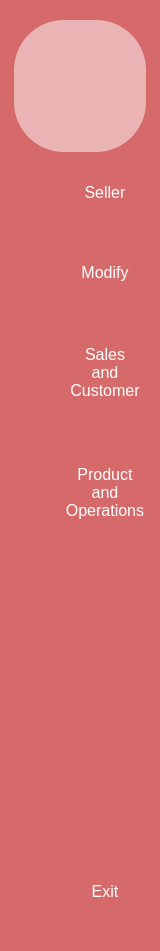
   <widget class="QWidget" name="wdgtLongSideBar" native="true">
    <property name="geometry">
     <rect>
      <x>0</x>
      <y>0</y>
      <width>150</width>
      <height>951</height>
     </rect>
    </property>
    <property name="maximumSize">
     <size>
      <width>150</width>
      <height>16777215</height>
     </size>
    </property>
    <property name="styleSheet">
     <string notr="true">background-color: #D66A6A;


</string>
    </property>
    <layout class="QVBoxLayout" name="verticalLayout_3">
     <property name="spacing">
      <number>0</number>
     </property>
     <property name="leftMargin">
      <number>0</number>
     </property>
     <property name="topMargin">
      <number>0</number>
     </property>
     <property name="rightMargin">
      <number>0</number>
     </property>
     <property name="bottomMargin">
      <number>0</number>
     </property>
     <item>
      <spacer name="horizontalSpacer_3">
       <property name="orientation">
        <enum>Qt::Horizontal</enum>
       </property>
       <property name="sizeHint" stdset="0">
        <size>
         <width>40</width>
         <height>20</height>
        </size>
       </property>
      </spacer>
     </item>
     <item>
      <layout class="QHBoxLayout" name="horizontalLayout_9">
       <property name="spacing">
        <number>0</number>
       </property>
       <item>
        <widget class="QLabel" name="label_logo">
         <property name="minimumSize">
          <size>
           <width>132</width>
           <height>132</height>
          </size>
         </property>
         <property name="maximumSize">
          <size>
           <width>132</width>
           <height>132</height>
          </size>
         </property>
         <property name="styleSheet">
          <string notr="true">background-color: rgba(255, 255, 255, 0.5); border-radius: 50px;</string>
         </property>
         <property name="text">
          <string/>
         </property>
         <property name="pixmap">
          <pixmap>picture/logo.png</pixmap>
         </property>
         <property name="scaledContents">
          <bool>true</bool>
         </property>
         <property name="alignment">
          <set>Qt::AlignCenter</set>
         </property>
        </widget>
       </item>
      </layout>
     </item>
     <item>
      <spacer name="horizontalSpacer_5">
       <property name="orientation">
        <enum>Qt::Horizontal</enum>
       </property>
       <property name="sizeHint" stdset="0">
        <size>
         <width>40</width>
         <height>20</height>
        </size>
       </property>
      </spacer>
     </item>
     <item>
      <layout class="QHBoxLayout" name="horizontalLayout_2">
       <item>
        <widget class="QPushButton" name="btnEmplSmall_5">
         <property name="maximumSize">
          <size>
           <width>50</width>
           <height>40</height>
          </size>
         </property>
         <property name="baseSize">
          <size>
           <width>0</width>
           <height>0</height>
          </size>
         </property>
         <property name="layoutDirection">
          <enum>Qt::LeftToRight</enum>
         </property>
         <property name="autoFillBackground">
          <bool>false</bool>
         </property>
         <property name="styleSheet">
          <string notr="true">background-color: #D66A6A; border: none; padding:5px; border-radius: 5px; font-size: 16px; color: white;</string>
         </property>
         <property name="text">
          <string/>
         </property>
         <property name="icon">
          <iconset>
           <normaloff>picture/team.png</normaloff>picture/team.png</iconset>
         </property>
         <property name="iconSize">
          <size>
           <width>20</width>
           <height>20</height>
          </size>
         </property>
         <property name="checkable">
          <bool>true</bool>
         </property>
         <property name="autoExclusive">
          <bool>true</bool>
         </property>
        </widget>
       </item>
       <item>
        <widget class="QPushButton" name="btnSellerInfo">
         <property name="minimumSize">
          <size>
           <width>0</width>
           <height>0</height>
          </size>
         </property>
         <property name="styleSheet">
          <string notr="true">    QPushButton {
        background-color: #D66A6A;
        border: none;
        border-radius: 5px;
        padding: 5px;
        font-size: 16px;
        color: white;
        width: 100%;
        height: 30%;
    }

    QPushButton:hover {
        background-color: #FFAAAA;
        color: black;
        border: 1px solid #D66A6A;
    }</string>
         </property>
         <property name="text">
          <string>Seller</string>
         </property>
        </widget>
       </item>
      </layout>
     </item>
     <item>
      <spacer name="horizontalSpacer">
       <property name="orientation">
        <enum>Qt::Horizontal</enum>
       </property>
       <property name="sizeHint" stdset="0">
        <size>
         <width>40</width>
         <height>20</height>
        </size>
       </property>
      </spacer>
     </item>
     <item>
      <spacer name="horizontalSpacer_10">
       <property name="orientation">
        <enum>Qt::Horizontal</enum>
       </property>
       <property name="sizeHint" stdset="0">
        <size>
         <width>40</width>
         <height>20</height>
        </size>
       </property>
      </spacer>
     </item>
     <item>
      <layout class="QHBoxLayout" name="horizontalLayout">
       <item>
        <widget class="QPushButton" name="btnEmplSmall_3">
         <property name="maximumSize">
          <size>
           <width>50</width>
           <height>40</height>
          </size>
         </property>
         <property name="baseSize">
          <size>
           <width>0</width>
           <height>0</height>
          </size>
         </property>
         <property name="layoutDirection">
          <enum>Qt::LeftToRight</enum>
         </property>
         <property name="autoFillBackground">
          <bool>false</bool>
         </property>
         <property name="styleSheet">
          <string notr="true">background-color: #D66A6A; border: none; padding:5px; border-radius: 5px; font-size: 16px; color: white;</string>
         </property>
         <property name="text">
          <string/>
         </property>
         <property name="icon">
          <iconset>
           <normaloff>picture/edit.png</normaloff>picture/edit.png</iconset>
         </property>
         <property name="iconSize">
          <size>
           <width>20</width>
           <height>20</height>
          </size>
         </property>
         <property name="checkable">
          <bool>true</bool>
         </property>
         <property name="autoExclusive">
          <bool>true</bool>
         </property>
        </widget>
       </item>
       <item>
        <widget class="QPushButton" name="btnModify">
         <property name="minimumSize">
          <size>
           <width>0</width>
           <height>0</height>
          </size>
         </property>
         <property name="styleSheet">
          <string notr="true">    QPushButton {
        background-color: #D66A6A;
        border: none;
        border-radius: 5px;
        padding: 5px;
        font-size: 16px;
        color: white;
        width: 100%;
        height: 30%;
    }

    QPushButton:hover {
        background-color: #FFAAAA;
        color: black;
        border: 1px solid #D66A6A;
    }</string>
         </property>
         <property name="text">
          <string>Modify</string>
         </property>
        </widget>
       </item>
      </layout>
     </item>
     <item>
      <spacer name="horizontalSpacer_9">
       <property name="orientation">
        <enum>Qt::Horizontal</enum>
       </property>
       <property name="sizeHint" stdset="0">
        <size>
         <width>40</width>
         <height>20</height>
        </size>
       </property>
      </spacer>
     </item>
     <item>
      <spacer name="horizontalSpacer_2">
       <property name="orientation">
        <enum>Qt::Horizontal</enum>
       </property>
       <property name="sizeHint" stdset="0">
        <size>
         <width>40</width>
         <height>20</height>
        </size>
       </property>
      </spacer>
     </item>
     <item>
      <layout class="QHBoxLayout" name="horizontalLayout_3">
       <item>
        <widget class="QPushButton" name="btnEmplSmall_6">
         <property name="maximumSize">
          <size>
           <width>50</width>
           <height>40</height>
          </size>
         </property>
         <property name="baseSize">
          <size>
           <width>0</width>
           <height>0</height>
          </size>
         </property>
         <property name="layoutDirection">
          <enum>Qt::LeftToRight</enum>
         </property>
         <property name="autoFillBackground">
          <bool>false</bool>
         </property>
         <property name="styleSheet">
          <string notr="true">background-color: #D66A6A; border: none; padding:5px; border-radius: 5px; font-size: 16px; color: white;</string>
         </property>
         <property name="text">
          <string/>
         </property>
         <property name="icon">
          <iconset>
           <normaloff>picture/dashboard.png</normaloff>picture/dashboard.png</iconset>
         </property>
         <property name="iconSize">
          <size>
           <width>25</width>
           <height>25</height>
          </size>
         </property>
         <property name="checkable">
          <bool>true</bool>
         </property>
         <property name="autoExclusive">
          <bool>true</bool>
         </property>
        </widget>
       </item>
       <item>
        <widget class="QPushButton" name="btnDashboard">
         <property name="minimumSize">
          <size>
           <width>0</width>
           <height>80</height>
          </size>
         </property>
         <property name="styleSheet">
          <string notr="true">    QPushButton {
        background-color: #D66A6A;
        border: none;
        border-radius: 5px;
        padding: 5px;
        font-size: 16px;
        color: white;
        width: 100%;
        height: 30%;
    }

    QPushButton:hover {
        background-color: #FFAAAA;
        color: black;
        border: 1px solid #D66A6A;
    }</string>
         </property>
         <property name="text">
          <string>Sales
and
Customer</string>
         </property>
        </widget>
       </item>
      </layout>
     </item>
     <item>
      <spacer name="horizontalSpacer_6">
       <property name="orientation">
        <enum>Qt::Horizontal</enum>
       </property>
       <property name="sizeHint" stdset="0">
        <size>
         <width>40</width>
         <height>20</height>
        </size>
       </property>
      </spacer>
     </item>
     <item>
      <spacer name="horizontalSpacer_28">
       <property name="orientation">
        <enum>Qt::Horizontal</enum>
       </property>
       <property name="sizeHint" stdset="0">
        <size>
         <width>40</width>
         <height>20</height>
        </size>
       </property>
      </spacer>
     </item>
     <item>
      <layout class="QHBoxLayout" name="horizontalLayout_17">
       <item>
        <widget class="QPushButton" name="btnEmplSmall_8">
         <property name="maximumSize">
          <size>
           <width>50</width>
           <height>40</height>
          </size>
         </property>
         <property name="baseSize">
          <size>
           <width>0</width>
           <height>0</height>
          </size>
         </property>
         <property name="layoutDirection">
          <enum>Qt::LeftToRight</enum>
         </property>
         <property name="autoFillBackground">
          <bool>false</bool>
         </property>
         <property name="styleSheet">
          <string notr="true">background-color: #D66A6A; border: none; padding:5px; border-radius: 5px; font-size: 16px; color: white;</string>
         </property>
         <property name="text">
          <string/>
         </property>
         <property name="icon">
          <iconset>
           <normaloff>picture/dashboard.png</normaloff>picture/dashboard.png</iconset>
         </property>
         <property name="iconSize">
          <size>
           <width>25</width>
           <height>25</height>
          </size>
         </property>
         <property name="checkable">
          <bool>true</bool>
         </property>
         <property name="autoExclusive">
          <bool>true</bool>
         </property>
        </widget>
       </item>
       <item>
        <widget class="QPushButton" name="btnDashboard_2">
         <property name="minimumSize">
          <size>
           <width>0</width>
           <height>80</height>
          </size>
         </property>
         <property name="styleSheet">
          <string notr="true">    QPushButton {
        background-color: #D66A6A;
        border: none;
        border-radius: 5px;
        padding: 5px;
        font-size: 16px;
        color: white;
        width: 100%;
        height: 30%;
    }

    QPushButton:hover {
        background-color: #FFAAAA;
        color: black;
        border: 1px solid #D66A6A;
    }</string>
         </property>
         <property name="text">
          <string>Product
and
Operations</string>
         </property>
        </widget>
       </item>
      </layout>
     </item>
     <item>
      <spacer name="verticalSpacer_2">
       <property name="orientation">
        <enum>Qt::Vertical</enum>
       </property>
       <property name="sizeHint" stdset="0">
        <size>
         <width>38</width>
         <height>138</height>
        </size>
       </property>
      </spacer>
     </item>
     <item>
      <layout class="QHBoxLayout" name="horizontalLayout_10">
       <item>
        <widget class="QPushButton" name="btnEmplSmall_7">
         <property name="maximumSize">
          <size>
           <width>50</width>
           <height>40</height>
          </size>
         </property>
         <property name="baseSize">
          <size>
           <width>0</width>
           <height>0</height>
          </size>
         </property>
         <property name="layoutDirection">
          <enum>Qt::LeftToRight</enum>
         </property>
         <property name="autoFillBackground">
          <bool>false</bool>
         </property>
         <property name="styleSheet">
          <string notr="true">background-color: #D66A6A; border: none; padding:5px; border-radius: 5px; font-size: 16px; color: white;</string>
         </property>
         <property name="text">
          <string/>
         </property>
         <property name="icon">
          <iconset>
           <normaloff>picture/logout.png</normaloff>picture/logout.png</iconset>
         </property>
         <property name="iconSize">
          <size>
           <width>30</width>
           <height>30</height>
          </size>
         </property>
         <property name="checkable">
          <bool>true</bool>
         </property>
         <property name="autoExclusive">
          <bool>true</bool>
         </property>
        </widget>
       </item>
       <item>
        <widget class="QPushButton" name="pushButton_exit">
         <property name="styleSheet">
          <string notr="true">    QPushButton {
        background-color: #D66A6A;
        border: none;
        border-radius: 5px;
        padding: 5px;
        font-size: 16px;
        color: white;
        width: 100%;
        height: 30%;
    }

    QPushButton:hover {
        background-color: #FFAAAA;
        color: black;
        border: 1px solid #D66A6A;
    }</string>
         </property>
         <property name="text">
          <string>Exit</string>
         </property>
        </widget>
       </item>
      </layout>
     </item>
     <item>
      <spacer name="horizontalSpacer_4">
       <property name="orientation">
        <enum>Qt::Horizontal</enum>
       </property>
       <property name="sizeHint" stdset="0">
        <size>
         <width>40</width>
         <height>20</height>
        </size>
       </property>
      </spacer>
     </item>
     <item>
      <spacer name="horizontalSpacer_8">
       <property name="orientation">
        <enum>Qt::Horizontal</enum>
       </property>
       <property name="sizeHint" stdset="0">
        <size>
         <width>40</width>
         <height>20</height>
        </size>
       </property>
      </spacer>
     </item>
    </layout>
   </widget>
